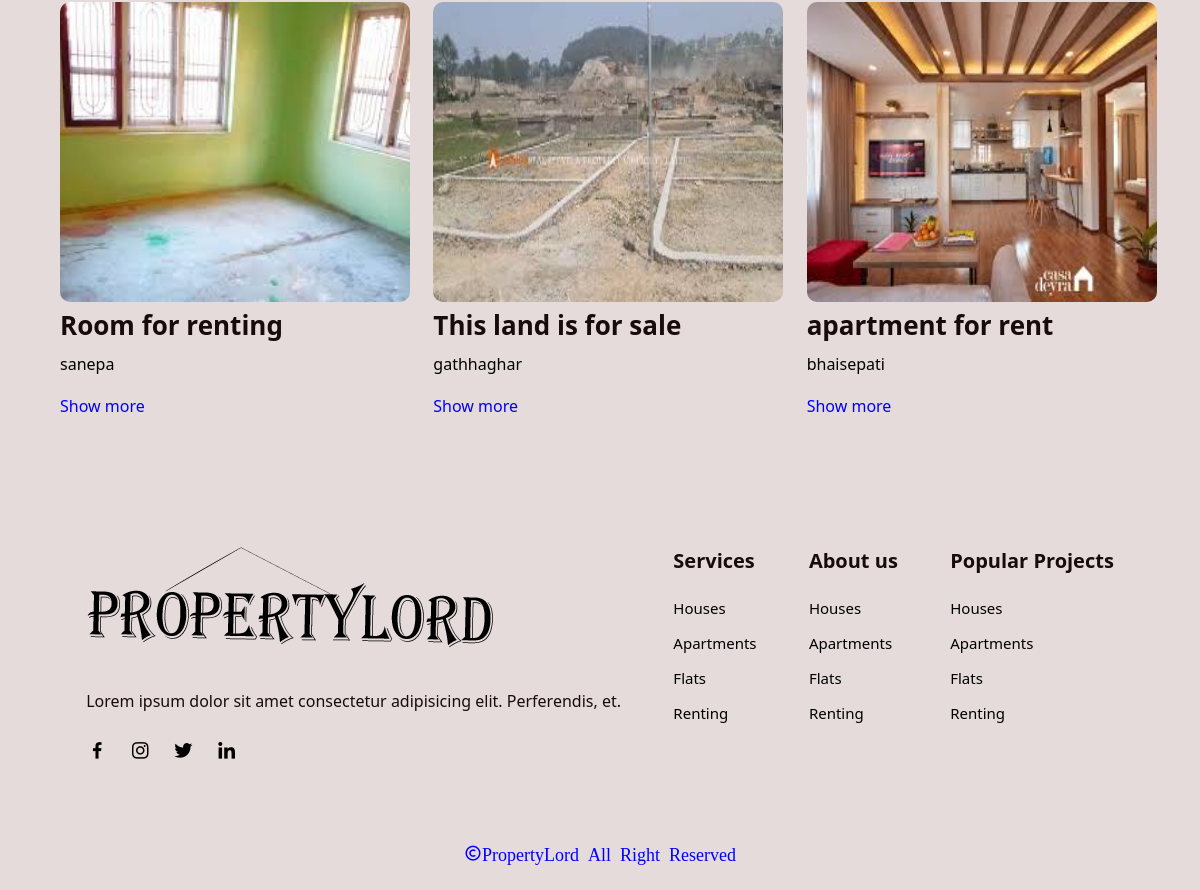
/app/detailindex.php?propertyid=3775 (signed in, lower part), run on an earlier commit of the app's database.
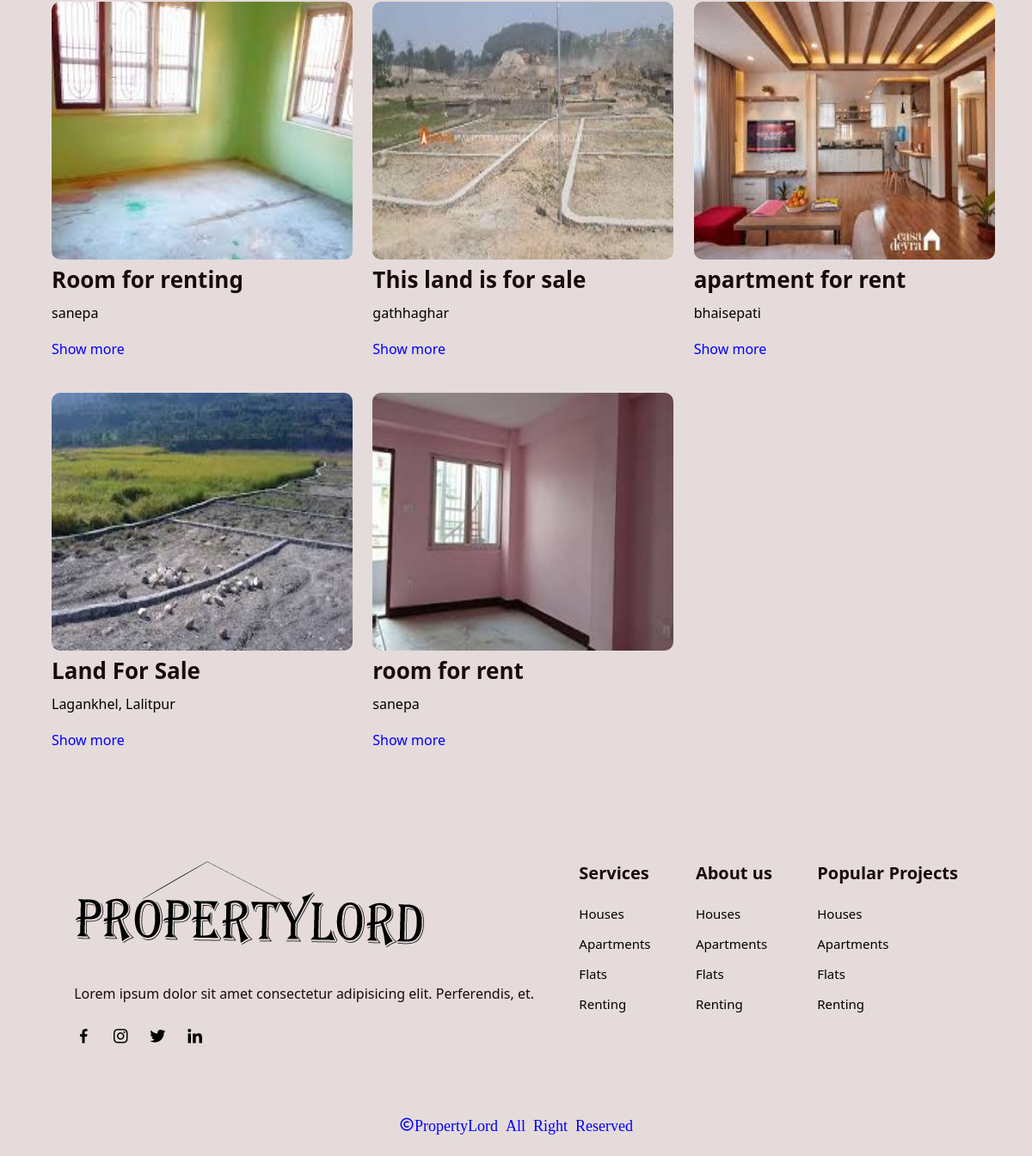
And on a later commit of the database.
### tables this page shows
CREATE TABLE IF NOT EXISTS `properties` (
  `id` int(11) NOT NULL AUTO_INCREMENT,
  `title` varchar(255) NOT NULL,
  `description` varchar(1500) NOT NULL,
  `location` varchar(100) NOT NULL,
  `userid` int(11) NOT NULL,
  `area` int(11) NOT NULL,
  `price` int(11) NOT NULL,
  `purpose` varchar(50) NOT NULL,
  `category` varchar(50) NOT NULL,
  `publishdate` varchar(50) NOT NULL,
  PRIMARY KEY (`id`),
  KEY `userid` (`userid`)
);

CREATE TABLE IF NOT EXISTS `uploads` (
  `propertyid` int(11) DEFAULT NULL,
  `imagepath` varchar(100) DEFAULT NULL,
  `userid` int(11) DEFAULT NULL,
  KEY `propertyid` (`propertyid`),
  KEY `userid` (`userid`)
);

### app/detailindex.php (the view, shortened to what this page needs)
<?php
require 'connection.php';
$properties = "select * from properties inner join uploads on properties.id = uploads.propertyid";
$propertydatas = $conn->query($properties);
?>
<!DOCTYPE html>
<html lang="en">
<head>
    <link rel="stylesheet" href="index.css">
    <link rel="stylesheet" href="detailindex.css">
    <link rel="stylesheet" href="https://unpkg.com/boxicons@latest/css/boxicons.min.css">
</head>
<body>
    <section class="property">
        <div class="property-content">
            <?php while($data=$propertydatas->fetch_assoc()){
                ?>
            <div class="row">
                <img src="<?php echo $data['imagepath']; ?>" alt="">
                <h5>
                    <?php echo $data['title'];?>
                </h5>
                <p>
                    <?php echo $data['location'];?>
                </p>
                <div class="list">
                    <a href="detailindex.php?propertyid=<?php echo $data['id'];?>" style="color:blue;">Show more</a>
                </div>
            </div>
            <?php } ?>
        </div>
    </section>
    <section class="footer">
        <div class="footer-content">
            <img src="img/logo.png" alt="">
            <p>Lorem ipsum dolor sit amet consectetur adipisicing elit. Perferendis, et.
            </p>
            <div class="icons">
                <a href="#"><i class='bx bxl-facebook'></i></a>
                <a href="#"><i class='bx bxl-instagram'></i></a>
                <a href="#"><i class='bx bxl-twitter'></i></a>
                <a href="#"><i class='bx bxl-linkedin'></i></a>
            </div>
        </div>
        <div class="footer-content links">
            <h4>Services</h4>
            <li><a href="#">Houses</a></li>
            <li><a href="#">Apartments</a></li>
            <li><a href="#">Flats</a></li>
            <li><a href="#">Renting</a></li>
        </div>
        <div class="footer-content links">
            <h4>About us</h4>
            <li><a href="#">Houses</a></li>
            <li><a href="#">Apartments</a></li>
            <li><a href="#">Flats</a></li>
            <li><a href="#">Renting</a></li>
        </div>
        <div class="footer-content links">
            <h4>Popular Projects</h4>
            <li><a href="#">Houses</a></li>
            <li><a href="#">Apartments</a></li>
            <li><a href="#">Flats</a></li>
            <li><a href="#">Renting</a></li>
        </div>
    </section>
    <section class="cp">
        <div class="copyright">
            <i class='bx bx-copyright'>PropertyLord All Right Reserved</i>
        </div>
    </section>
</body>
</html>

What changed in the data, as far as the page shows it:
added properties: uploads.imagepath (picture), title "Land For Sale", location "Lagankhel, Lalitpur"
added properties: uploads.imagepath (picture), title "room for rent", location "sanepa"
